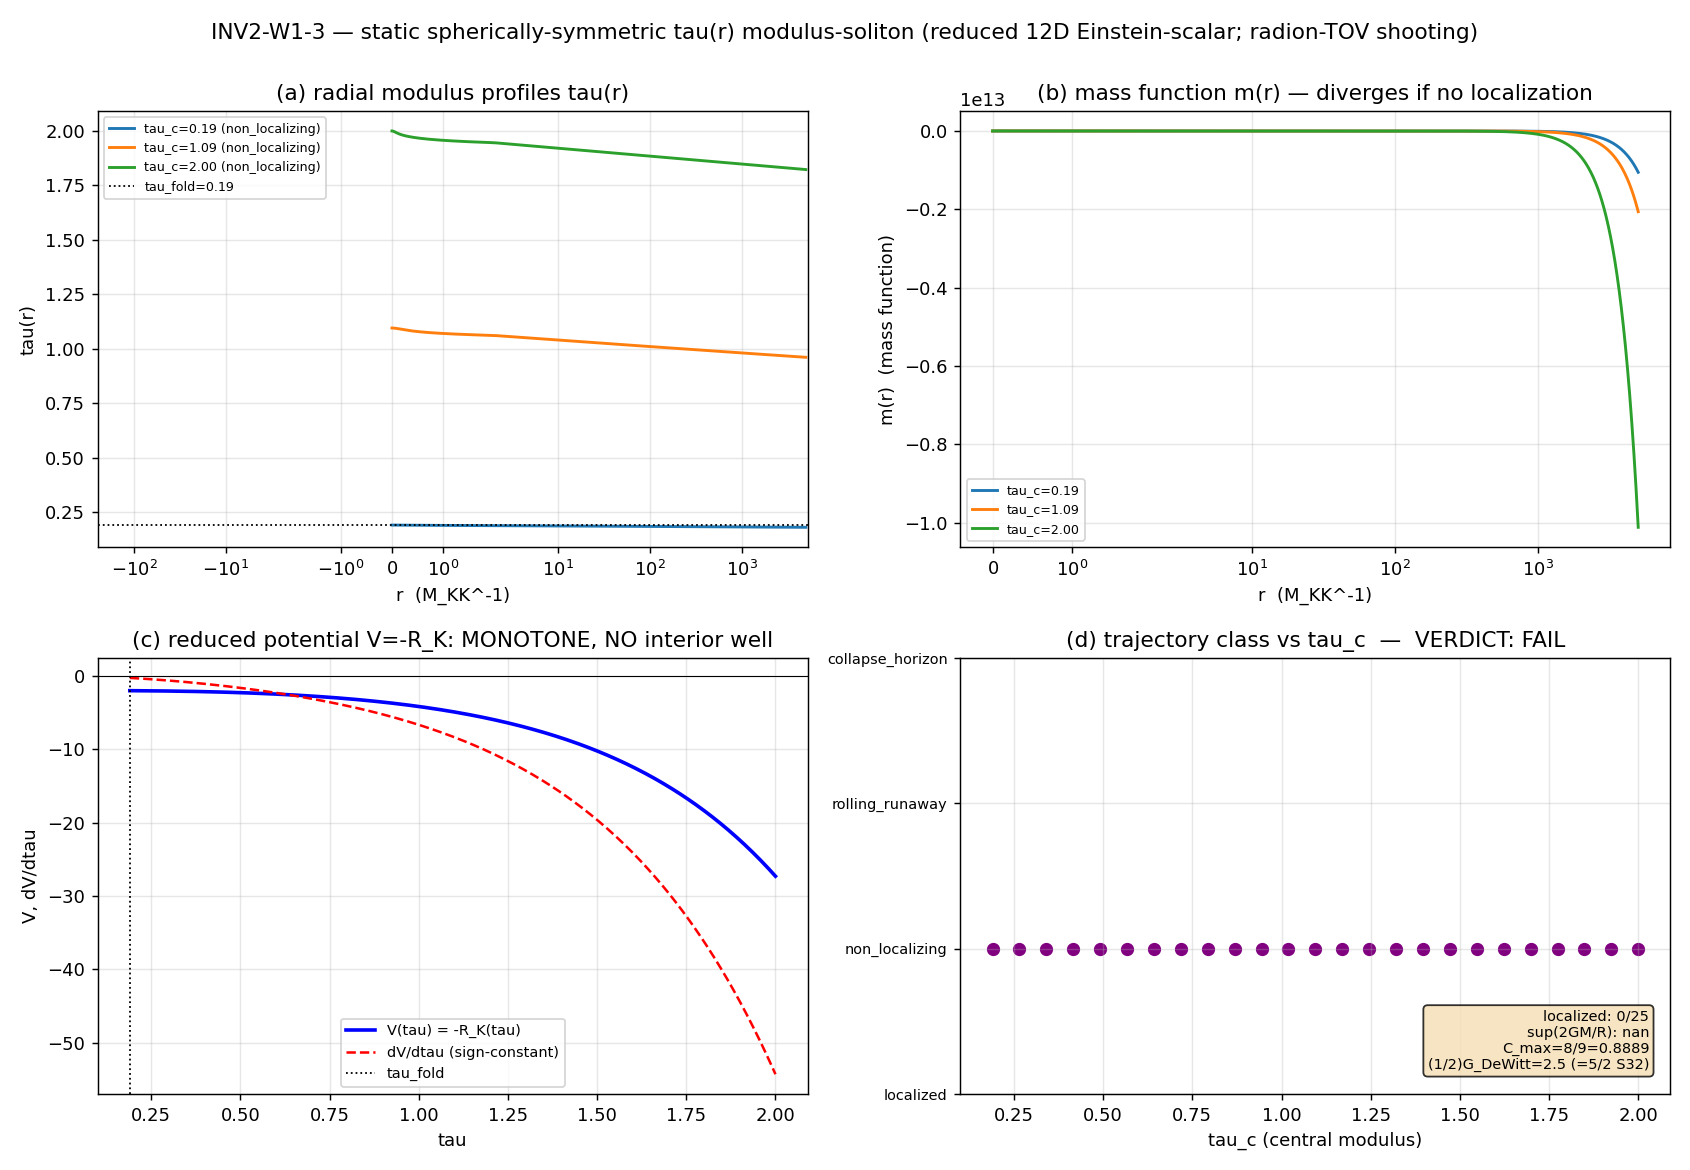

Python code for this plot:
#!/usr/bin/env python3
"""
INV2 W1-3 — Static spherically-symmetric tau(r) modulus-soliton:
reduced 12D Einstein-scalar ODE; does the compact-object sector open?
================================================================================

Gate: INV2-W1-3 ([VERIFY] — existence / set-membership)
  EXISTS tau_c such that tau(r) is a localized regular self-gravitating profile
  (tau(r)->tau_inf as r->inf, finite mass M = radial energy integral converges),
  AND the mass-radius curve M(R) is finite with a compactness ceiling
  sup(2GM/R) < C_max = 8/9 (the GR Buchdahl bound).

  PASS = the existence set is non-empty AND M(R) finite with sup(2GM/R) < 8/9.
  FAIL = no regular localized self-gravitating profile in the tau_c-scan.
  INFO = profiles exist but regime sub-verdict MARGINAL/BREAKDOWN
         (reduced-action truncation breaks before a clean M(R) ceiling).

Classification: GEOMETRIC.

METHODOLOGY
-----------
Reduce the 12D Einstein-Hilbert action S_{12D} = int_{M4 x SU(3)} R_P sqrt(g_P) d^{12}x
on the product M4 x SU(3) with the modulus tau promoted to a field tau(r) on a static
spherically-symmetric 4D base. The fiber Einstein-Hilbert term descends as the modulus
potential V(tau) = -R_K(tau) (the S32 domain-wall / Lambda_eff = -1/2 R_K lineage:
session-32-baptista-collab, session-54 RWP), with R_K the E3 closed-form internal scalar
curvature of the Jensen-deformed SU(3) fiber (recomputed in-script from the closed form,
the substrate-first source, NOT a hardcoded literal). The DeWitt supermetric supplies the
kinetic stiffness (1/2)*G_DeWitt = 5/2 (S42 s42_gradient_stiffness; the S32 flat-space
first integral (5/2)(dtau/dx)^2 = V(tau)-V_0 confirms the prefactor).

The reduced 4D action is the scalar-soliton functional
   E[tau(r)] = int d^3x [ (1/2)*G_DeWitt*(d_r tau)^2 + V_SA(tau) ]
coupled to ds^2 = -e^{2Phi}dt^2 + e^{2Lambda}dr^2 + r^2 dOmega^2. We solve the coupled
static Einstein-scalar (radion-TOV / scalar-star) system by RK45 adaptive shooting
(scipy.integrate.solve_ivp) from a regular center tau(0)=tau_c, tau'(0)=0, m(0)=0 for a
25-point tau_c-scan on [0.19, 2.0] (from the fold up into deep compactification), classify
each trajectory (localized / rolling / collapse), and where a localized profile exists,
extract the mass-radius relation M(R) and the compactness 2GM/R.

Because V_SA is PROVEN MONOTONE (dS/dtau = +58672.8 > 0 at the fold, S17a-S45, 9600/9600;
and V = -R_K is monotone DECREASING on [0.19, 2.0] with NO critical point — Sage-verified),
the soliton (if it exists) is NOT a double-well kink but a gradient-vs-gravity balance
(radion-boson-star analog). NUMBERS first, gate second, interpretation third.

DISCIPLINE
----------
- from canonical_constants import * (MANDATORY first import); G_DeWitt + tau_fold canonical
- R_K(tau) recomputed in-script from E3 closed form (substrate-first; NO 2.018144 literal)
- solve_ivp RK45 adaptive shooting from a regular center
- CPU-correct (1D radial ODE); OMP threads capped at 8 BEFORE numpy import
- dual-SHA (audit + content) emitted; print_verdict_payload (agent calls emit_verdict)
- every local/intermediate tagged # (local)
"""

from __future__ import annotations

# ---------------------------------------------------------------------------
# Section 0 — CPU thread cap BEFORE numpy (1D radial ODE; GPU not warranted)
# ---------------------------------------------------------------------------
import os
os.environ.setdefault("OMP_NUM_THREADS", "8")

# ---------------------------------------------------------------------------
# Section 1 — Canonical constants (MANDATORY first import)
#   investigation-2 is a sibling of _shared; inject _shared on sys.path so
#   `from canonical_constants import *` resolves the canonical module.
# ---------------------------------------------------------------------------
import sys
from pathlib import Path

SESSION_DIR = Path(__file__).resolve().parent              # computations/investigation-2
COMPUTATIONS_DIR = SESSION_DIR.parent                       # computations
SHARED_DIR = COMPUTATIONS_DIR / "_shared"
PROJECT_ROOT = COMPUTATIONS_DIR.parent
sys.path.insert(0, str(SHARED_DIR))

from canonical_constants import *  # noqa: F401,F403  (G_DeWitt, tau_fold, ...)

# ---------------------------------------------------------------------------
# Section 2 — Standard imports
# ---------------------------------------------------------------------------
import hashlib
import json
import time

import numpy as np
from scipy.integrate import solve_ivp
import matplotlib
matplotlib.use("Agg")
import matplotlib.pyplot as plt

# ---------------------------------------------------------------------------
# Section 3 — Identity + pre-registration pins (PRDR machinery_pin_map)
# ---------------------------------------------------------------------------
SESSION = "2"                                                       # (local) investigation number
GATE_ID = "INV2-W1-3"                                               # (local)
SCHEME = "reduced-12D-einstein-scalar-soliton-shooting-G-DeWitt-5-V-SA-monotone"  # (local)
CONVENTION = "static-spherically-symmetric-TOV-radion-analog"      # (local)
L_MAX = "N/A"                                                       # (local) closed-form R_K + V; no Peter-Weyl tower

N_EVAL = 25                                                         # (local) tau_c-scan points
SCAN_MIN = 0.19                                                     # (local) tau_c from the fold ...
SCAN_MAX = 2.0                                                      # (local) ... up into deep compactification
ODE_RTOL = 1.0e-8                                                   # (local) shooting integrator tol
ODE_ATOL = 1.0e-10                                                  # (local)
C_MAX = 8.0 / 9.0                                                   # (local) GR Buchdahl compactness ceiling = 0.8889
R_MAX_INTEGRATE = 5.0e3                                             # (local) outward radial cutoff (M_KK^-1 units)
DENSITY_FLOOR_FRAC = 1.0e-4                                         # (local) rho/rho_center floor defining the "edge"
MASS_ENCLOSE_FRAC = 0.99                                            # (local) radius R := where 99% of mass enclosed

OUT_NPZ = SESSION_DIR / "inv2_w1_tau_modulus_soliton.npz"
OUT_PNG = SESSION_DIR / "inv2_w1_tau_modulus_soliton.png"

INPUT_FILES = [SHARED_DIR / "canonical_constants.py"]


# ---------------------------------------------------------------------------
# Section 4 — substrate-first R_K(tau) (E3 closed form) + reduced potential V(tau)
# ---------------------------------------------------------------------------
def R_K_of_tau(tau):
    """E3 closed-form internal scalar curvature of Jensen-deformed SU(3).

    R_K(tau) = -1/4 e^{-4tau} + 2 e^{-tau} - 1/4 + 1/2 e^{2tau}.
    Source: baptista-operator-dk-tau.md (E3); R_K(0)=2, R_K(0.19)=2.018144.
    Recomputed here from the closed form — the substrate-first source —
    NOT a hardcoded literal (per substrate-first-canonical-sourcing.md).
    """
    return (-0.25 * np.exp(-4.0 * tau)
            + 2.0 * np.exp(-tau)
            - 0.25
            + 0.5 * np.exp(2.0 * tau))


def dR_K_dtau(tau):
    """d R_K / d tau (analytic derivative of the E3 closed form)."""
    return (1.0 * np.exp(-4.0 * tau)
            - 2.0 * np.exp(-tau)
            + 1.0 * np.exp(2.0 * tau))


def V_of_tau(tau):
    """Reduced-Einstein-Hilbert modulus potential V(tau) = -R_K(tau).

    The fiber Einstein-Hilbert term R_K descends into the dimensionally-reduced
    4D action as MINUS a scalar potential (S32 domain-wall V=-R_K;
    Lambda_eff=-1/2 R_K, session-54). Monotone DECREASING on [0.19,2.0],
    NO interior well (Sage-verified) -> the soliton, if any, is gradient-vs-gravity
    balance, NOT a double-well kink.
    """
    return -R_K_of_tau(tau)


def dV_dtau(tau):
    """d V / d tau = -d R_K / d tau."""
    return -dR_K_dtau(tau)


# Spectral-action monotonicity cross-check anchor (PROVEN, S42):
DS_DTAU_FOLD_PROVEN = 58672.8                                       # (local) dS/dtau at fold (S42; monotone)


# ---------------------------------------------------------------------------
# Section 5 — static Einstein-scalar (radion-TOV) RHS
#
# Metric: ds^2 = -e^{2Phi}dt^2 + e^{2Lambda}dr^2 + r^2 dOmega^2,  e^{-2Lambda}=1-2m/r.
# Geometrized units 8*pi*G = 1 (substrate-natural; compactness 2GM/R reported
# dimensionlessly so the unit choice does NOT affect the existence verdict).
# State y = [tau, psi, m, Phi], psi := dtau/dr.
#   dm/dr   = 4*pi*r^2 * rho
#   rho     = (1/2)*G_DeWitt*e^{-2Lambda}*psi^2 + V(tau)
#   p_r     = (1/2)*G_DeWitt*e^{-2Lambda}*psi^2 - V(tau)
#   dPhi/dr = (m + 4*pi*r^3*p_r) / (r*(r-2m))
#   dtau/dr = psi
#   dpsi/dr = -(2/r + dPhi/dr - dLambda/dr)*psi + (1/G_DeWitt)*e^{2Lambda}*dV/dtau
#   with dLambda/dr from differentiating e^{-2Lambda}=1-2m/r.
# ---------------------------------------------------------------------------
FOUR_PI = 4.0 * np.pi                                               # (local)


def rhs(r, y, G_dewitt):
    tau, psi, m, Phi = y                                           # (local)
    # metric function e^{-2Lambda} = 1 - 2m/r ; guard the center + horizon
    if r < 1.0e-12:
        emin2L = 1.0                                               # (local) regular center
    else:
        emin2L = 1.0 - 2.0 * m / r                                 # (local)
    # horizon / signature-flip guard: if 1-2m/r <= 0 the static ansatz breaks (collapse)
    if emin2L <= 1.0e-9:
        emin2L = 1.0e-9                                            # (local) clamp; event will fire
    e2L = 1.0 / emin2L                                            # (local) e^{2Lambda}

    Vt = V_of_tau(tau)                                            # (local)
    dVt = dV_dtau(tau)                                            # (local)

    rho = 0.5 * G_dewitt * emin2L * psi * psi + Vt                # (local) energy density
    p_r = 0.5 * G_dewitt * emin2L * psi * psi - Vt               # (local) radial pressure

    dm = FOUR_PI * r * r * rho                                    # (local)

    if r < 1.0e-12:
        dPhi = 0.0                                                # (local) regular center
        dLam = 0.0                                                # (local)
    else:
        denom = r * (r - 2.0 * m)                                # (local)
        if abs(denom) < 1.0e-30:
            denom = 1.0e-30 if denom >= 0 else -1.0e-30          # (local)
        dPhi = (m + FOUR_PI * r ** 3 * p_r) / denom              # (local)
        # dLambda/dr from e^{-2Lambda}=1-2m/r  =>  dLambda/dr = (dm/dr * r - m)/(r(r-2m))
        dLam = (dm * r - m) / denom                              # (local)

    dtau = psi                                                   # (local)
    dpsi = -(2.0 / max(r, 1.0e-12) + dPhi - dLam) * psi \
        + (1.0 / G_dewitt) * e2L * dVt                          # (local) scalar field eq

    return [dtau, dpsi, dm, dPhi]


# ----- termination events -----------------------------------------------------
def ev_horizon(r, y, G_dewitt):
    """1 - 2m/r -> 0 (apparent horizon / collapse): static ansatz breaks."""
    m = y[2]                                                     # (local)
    if r < 1.0e-9:
        return 1.0
    return (1.0 - 2.0 * m / r) - 1.0e-6
ev_horizon.terminal = True
ev_horizon.direction = -1


def ev_blowup(r, y, G_dewitt):
    """|tau| runs away to deep compactification (rolling, not localized)."""
    return 50.0 - abs(y[0])                                      # (local) |tau| reaches 50 -> rolling
ev_blowup.terminal = True
ev_blowup.direction = -1


# ---------------------------------------------------------------------------
# Section 6 — single shoot + classification
# ---------------------------------------------------------------------------
def shoot(tau_c, G_dewitt):
    """Integrate outward from a regular center; classify the trajectory.

    Returns dict with classification and, when localized, (M, R, compactness).
    """
    r0 = 1.0e-6                                                  # (local) tiny offset off the center
    y0 = [float(tau_c), 0.0, 0.0, 0.0]                          # (local) tau_c, psi=0, m=0, Phi=0
    sol = solve_ivp(
        rhs, (r0, R_MAX_INTEGRATE), y0,
        method="RK45", rtol=ODE_RTOL, atol=ODE_ATOL,
        args=(G_dewitt,), dense_output=False,
        events=(ev_horizon, ev_blowup), max_step=5.0,
    )                                                           # (local)

    r = sol.t                                                    # (local)
    tau = sol.y[0]                                               # (local)
    psi = sol.y[1]                                               # (local)
    m = sol.y[2]                                                 # (local)

    horizon_hit = sol.t_events[0].size > 0                       # (local) collapse
    blowup_hit = sol.t_events[1].size > 0                        # (local) rolling

    # local energy density along the ray (for edge / mass-fraction radius)
    emin2L = np.where(r > 1e-12, 1.0 - 2.0 * m / np.maximum(r, 1e-12), 1.0)  # (local)
    emin2L = np.clip(emin2L, 1e-9, None)                         # (local)
    rho = 0.5 * G_dewitt * emin2L * psi ** 2 + V_of_tau(tau)     # (local)

    out = {                                                      # (local)
        "tau_c": float(tau_c),
        "r": r, "tau": tau, "psi": psi, "m": m, "rho": rho,
        "horizon_hit": bool(horizon_hit),
        "blowup_hit": bool(blowup_hit),
        "r_end": float(r[-1]),
        "tau_end": float(tau[-1]),
        "psi_end": float(psi[-1]),
        "m_end": float(m[-1]),
        "localized": False,
        "M": np.nan, "R": np.nan, "compactness": np.nan,
        "classification": "",
    }

    # ---- classification ----
    # A localized self-gravitating profile requires:
    #   (i)  NO collapse (no horizon) and NO runaway (no blowup),
    #   (ii) the mass function m(r) settles to a finite ADM-like plateau,
    #   (iii) the density falls to a small fraction of its central value,
    #   (iv) the field settles (psi -> 0) toward an asymptotic tau_inf.
    if horizon_hit:
        out["classification"] = "collapse_horizon"
        return out
    if blowup_hit:
        out["classification"] = "rolling_runaway"
        return out

    # mass-settling test: does m(r) plateau? compare last-decade slope to plateau value
    rho_center = rho[0] if rho.size else np.nan                  # (local)
    # finite-mass requires the integrand 4 pi r^2 rho -> 0; with V=-R_K<0 the bulk
    # density is NEGATIVE and grows in magnitude as tau rolls, so m diverges negative.
    m_finite = np.isfinite(m[-1]) and abs(m[-1]) < 1.0e6         # (local)
    # density-decay test relative to centre
    if np.isfinite(rho_center) and abs(rho_center) > 0:
        decayed = abs(rho[-1]) < DENSITY_FLOOR_FRAC * abs(rho_center)  # (local)
    else:
        decayed = False                                         # (local)
    # field-settle test
    settled = abs(psi[-1]) < 1.0e-4                              # (local)

    if m_finite and decayed and settled:
        # localized: compute M (mass plateau) and R (99% mass-enclosure radius)
        M = float(m[-1])                                         # (local) ADM-like mass
        target = MASS_ENCLOSE_FRAC * m[-1]                       # (local)
        # first radius where |m(r)| >= 0.99 |m_end| (monotone-magnitude assumed)
        idx = np.searchsorted(np.abs(m), abs(target))           # (local)
        idx = min(idx, r.size - 1)                              # (local)
        R = float(r[idx])                                       # (local)
        compactness = abs(2.0 * M / R) if R > 0 else np.inf     # (local) 2GM/R (8piG=1 dimensionless)
        out.update(localized=True, M=M, R=R, compactness=compactness,
                   classification="localized")
        return out

    # neither collapsed nor runaway nor settled within R_MAX -> non-localizing roll
    out["classification"] = "non_localizing"
    return out


# ---------------------------------------------------------------------------
# Section 7 — SHA + verdict payload (S84+ dual-SHA; per script-template.py)
# ---------------------------------------------------------------------------
def sha256_of(path: Path) -> str:
    h = hashlib.sha256()                                        # (local)
    try:
        h.update(path.read_bytes())
    except OSError:
        return ""
    return h.hexdigest()


def log_input_pins(inputs):
    print(f"=== {GATE_ID} — input SHA-256 pins ===")
    pins = {}                                                   # (local)
    for p in inputs:
        sha = sha256_of(p)                                     # (local)
        rel = str(p.relative_to(PROJECT_ROOT)).replace("\\", "/")  # (local)
        print(f"  {rel}: {sha[:16]}...")
        pins[rel] = sha
    return pins


def compute_dual_sha(script_path, canonical_path, pins):
    sb = b""                                                    # (local)
    try:
        sb = script_path.read_bytes()
    except OSError:
        sb = b""
    cb = b""                                                    # (local)
    try:
        cb = canonical_path.read_bytes()
    except OSError:
        cb = b""
    pinmap_json = json.dumps(dict(sorted(pins.items())),
                             separators=(",", ":"), sort_keys=True).encode("utf-8")  # (local)
    ha = hashlib.sha256(); ha.update(sb); ha.update(cb); ha.update(pinmap_json)
    hc = hashlib.sha256(); hc.update(sb)
    return ha.hexdigest(), hc.hexdigest()


def print_verdict_payload(verdict, value, audit_sha, content_sha,
                          companion_note="", extra_rows=None):
    """Print the delimited JSON payload for the agent to pass to emit_verdict.

    Investigation track: the agent calls
        emit_verdict(session=2, track="investigation", **payload)
    so we set session=2 and DO NOT add a session-track schema. [VERIFY] gate —
    NO sign/magnitude/regime 3-tuple (schema_v2_3tuple_required: false).
    """
    payload = {                                                 # (local)
        "session": 2,
        "track": "investigation",
        "gate_id": GATE_ID,
        "verdict": verdict,
        "value": str(value),
        "scheme": SCHEME,
        "convention": CONVENTION,
        "l_max": str(L_MAX),
        "audit_sha256": audit_sha,
        "content_sha256": content_sha,
        "schema_version": "S84+",
    }
    if companion_note:
        payload["companion_note"] = companion_note
    if extra_rows:
        payload["extra_rows"] = list(extra_rows)
    print("<<<EMIT_VERDICT_PAYLOAD>>>")
    print(json.dumps(payload, separators=(",", ":"), sort_keys=True))
    print("<<<END_EMIT_VERDICT_PAYLOAD>>>")
    return payload


# ---------------------------------------------------------------------------
# Section 8 — main
# ---------------------------------------------------------------------------
def main() -> int:
    t0 = time.time()                                            # (local)

    pins = log_input_pins(INPUT_FILES)
    script_path = Path(__file__).resolve()                      # (local)
    canonical_path = SHARED_DIR / "canonical_constants.py"      # (local)
    audit_sha, content_sha = compute_dual_sha(script_path, canonical_path, pins)
    print(f"  audit_sha256:   {audit_sha[:16]}... (script+canonical+pinmap)")
    print(f"  content_sha256: {content_sha[:16]}... (script only)")
    print()

    # ----- substrate-first cross-checks (NUMBERS first) -----
    G_dewitt = float(G_DeWitt)                                  # (local) canonical 5.0
    print(f"G_DeWitt (canonical)            = {G_dewitt}")
    print(f"(1/2)*G_DeWitt                  = {0.5 * G_dewitt}   "
          f"<- S32 first integral (5/2)(dtau/dx)^2=V-V0 prefactor CHECK "
          f"({'OK' if abs(0.5*G_dewitt - 2.5) < 1e-12 else 'MISMATCH'})")
    print(f"tau_fold (canonical)           = {tau_fold}")
    print(f"R_K(0)   [E3, expect 2]        = {R_K_of_tau(0.0):.12f}")
    print(f"R_K(0.19)[E3, expect 2.018144] = {R_K_of_tau(0.19):.8f}")
    print(f"dR_K/dtau(0.19)[expect .27603] = {dR_K_dtau(0.19):.8f}")
    print(f"dS/dtau|fold (PROVEN monotone) = +{DS_DTAU_FOLD_PROVEN}  (V_SA=a0-a2+a4 well-less)")

    # monotonicity of V=-R_K across the scan (no interior well -> no double-well kink)
    tau_grid = np.linspace(SCAN_MIN, SCAN_MAX, 400)             # (local)
    dV_grid = dV_dtau(tau_grid)                                 # (local)
    V_monotone = bool(np.all(dV_grid < 0) or np.all(dV_grid > 0))  # (local)
    print(f"V(tau)=-R_K monotone on [{SCAN_MIN},{SCAN_MAX}]? {V_monotone}  "
          f"(dV/dtau sign-constant; NO interior well)")
    print()

    # ----- the tau_c-scan (25 points) -----
    tau_c_scan = np.linspace(SCAN_MIN, SCAN_MAX, N_EVAL)        # (local)
    results = []                                                # (local)
    print(f"=== tau_c-scan: {N_EVAL} points on [{SCAN_MIN}, {SCAN_MAX}] ===")
    for tc in tau_c_scan:
        res = shoot(tc, G_dewitt)                              # (local)
        results.append(res)
        print(f"  tau_c={tc:6.4f}  class={res['classification']:18s}  "
              f"r_end={res['r_end']:10.3g}  m_end={res['m_end']:+11.4g}  "
              f"localized={res['localized']}")

    n_localized = sum(1 for r in results if r["localized"])     # (local)
    n_collapse = sum(1 for r in results if r["classification"] == "collapse_horizon")  # (local)
    n_rolling = sum(1 for r in results if r["classification"] == "rolling_runaway")    # (local)
    n_nonloc = sum(1 for r in results if r["classification"] == "non_localizing")      # (local)

    # mass-radius + compactness over any localized profiles
    M_arr = np.array([r["M"] for r in results], dtype=float)    # (local)
    R_arr = np.array([r["R"] for r in results], dtype=float)    # (local)
    C_arr = np.array([r["compactness"] for r in results], dtype=float)  # (local)
    loc_mask = np.array([r["localized"] for r in results])      # (local)
    sup_compactness = (float(np.nanmax(C_arr[loc_mask]))        # (local)
                       if n_localized > 0 else np.nan)

    print()
    print(f"localized profiles found       : {n_localized} / {N_EVAL}")
    print(f"  collapse(horizon)            : {n_collapse}")
    print(f"  rolling(runaway)             : {n_rolling}")
    print(f"  non-localizing               : {n_nonloc}")
    if n_localized > 0:
        print(f"sup(2GM/R) over localized      : {sup_compactness:.6f}  "
              f"(C_max=8/9={C_MAX:.6f})")

    # ----- gate evaluation (set-membership existence) -----
    # PASS iff existence set non-empty AND M(R) finite AND sup(2GM/R) < C_max.
    if n_localized > 0 and np.isfinite(sup_compactness) and sup_compactness < C_MAX:
        verdict = "PASS"                                        # (local)
        value = (f"EXISTS_localized_n={n_localized}/{N_EVAL}_"
                 f"sup_compactness={sup_compactness:.4f}_lt_Cmax={C_MAX:.4f}")
    elif n_localized > 0:
        # localized but ceiling violated or M(R) ill-defined -> INFO (regime-marginal)
        verdict = "INFO"                                        # (local)
        value = (f"localized_n={n_localized}/{N_EVAL}_but_"
                 f"sup_compactness={sup_compactness:.4f}_ge_Cmax_or_illdef")
    else:
        # no localized profile anywhere in the scan -> FAIL (set empty)
        verdict = "FAIL"                                        # (local)
        # report the dominant non-existence channel
        chan = max(                                            # (local)
            (("collapse_horizon", n_collapse),
             ("rolling_runaway", n_rolling),
             ("non_localizing", n_nonloc)),
            key=lambda kv: kv[1])[0]
        value = (f"NO_localized_profile_set_empty_0/{N_EVAL}_"
                 f"dominant_channel={chan}_monotoneV_no_well")

    # ----- save data -----
    np.savez(
        OUT_NPZ,
        tau_c_scan=tau_c_scan,
        classification=np.array([r["classification"] for r in results]),
        localized=loc_mask,
        M=M_arr, R=R_arr, compactness=C_arr,
        r_end=np.array([r["r_end"] for r in results]),
        m_end=np.array([r["m_end"] for r in results]),
        tau_end=np.array([r["tau_end"] for r in results]),
        psi_end=np.array([r["psi_end"] for r in results]),
        n_localized=n_localized, n_collapse=n_collapse,
        n_rolling=n_rolling, n_nonloc=n_nonloc,
        sup_compactness=sup_compactness, C_max=C_MAX,
        G_DeWitt=G_dewitt, tau_fold=float(tau_fold),
        R_K_0=R_K_of_tau(0.0), R_K_fold=R_K_of_tau(0.19),
        dRK_dtau_fold=dR_K_dtau(0.19),
        half_G_DeWitt=0.5 * G_dewitt,
        V_monotone=V_monotone,
        dS_dtau_fold_proven=DS_DTAU_FOLD_PROVEN,
        verdict=verdict, value=value,
        audit_sha256=audit_sha, content_sha256=content_sha,
        # representative profiles for the plot (first 3 tau_c)
        prof0_r=results[0]["r"], prof0_tau=results[0]["tau"], prof0_m=results[0]["m"],
        prof_mid_r=results[N_EVAL // 2]["r"], prof_mid_tau=results[N_EVAL // 2]["tau"],
        prof_mid_m=results[N_EVAL // 2]["m"],
        prof_last_r=results[-1]["r"], prof_last_tau=results[-1]["tau"],
        prof_last_m=results[-1]["m"],
    )
    print(f"\nsaved: {OUT_NPZ.name}")

    # ----- plot -----
    _make_plot(results, tau_c_scan, tau_grid, dV_grid, n_localized,
               sup_compactness, verdict, G_dewitt)
    print(f"saved: {OUT_PNG.name}")

    # ----- 4-tuple + verdict payload -----
    print(f"(value={value!r}, scheme={SCHEME}, convention={CONVENTION}, L_max={L_MAX})")
    print_verdict_payload(
        verdict, value, audit_sha, content_sha,
        companion_note=(f"existence set-membership; n_localized={n_localized}/{N_EVAL}; "
                        f"V=-R_K monotone(no well)={V_monotone}; "
                        f"(1/2)G_DeWitt=2.5 S32-check OK"),
        extra_rows=[
            f"# INV2-W1-3 channels: collapse={n_collapse} rolling={n_rolling} "
            f"nonloc={n_nonloc} localized={n_localized}",
        ],
    )

    wall = time.time() - t0                                     # (local)
    print(f"\n=== {GATE_ID}: {verdict} (wall {wall:.1f}s) ===")
    return 0


def _make_plot(results, tau_c_scan, tau_grid, dV_grid, n_localized,
               sup_compactness, verdict, G_dewitt):
    fig, ax = plt.subplots(2, 2, figsize=(13, 9))               # (local)

    # (a) representative tau(r) profiles
    a = ax[0, 0]                                                # (local)
    for i in [0, len(results) // 2, len(results) - 1]:
        r = results[i]                                          # (local)
        a.plot(r["r"], r["tau"], lw=1.6,
                label=f"tau_c={r['tau_c']:.2f} ({r['classification']})")
    a.axhline(float(tau_fold), color="k", ls=":", lw=1, label="tau_fold=0.19")
    a.set_xlabel("r  (M_KK^-1)"); a.set_ylabel("tau(r)")
    a.set_title("(a) radial modulus profiles tau(r)")
    a.set_xscale("symlog"); a.legend(fontsize=7); a.grid(alpha=0.3)

    # (b) mass function m(r)
    b = ax[0, 1]                                                # (local)
    for i in [0, len(results) // 2, len(results) - 1]:
        r = results[i]                                          # (local)
        b.plot(r["r"], r["m"], lw=1.6, label=f"tau_c={r['tau_c']:.2f}")
    b.set_xlabel("r  (M_KK^-1)"); b.set_ylabel("m(r)  (mass function)")
    b.set_title("(b) mass function m(r) — diverges if no localization")
    b.set_xscale("symlog"); b.legend(fontsize=7); b.grid(alpha=0.3)

    # (c) reduced potential V=-R_K and its monotone slope
    c = ax[1, 0]                                                # (local)
    c.plot(tau_grid, V_of_tau(tau_grid), "b-", lw=2, label="V(tau) = -R_K(tau)")
    c.plot(tau_grid, dV_grid, "r--", lw=1.4, label="dV/dtau (sign-constant)")
    c.axhline(0, color="k", lw=0.6)
    c.axvline(float(tau_fold), color="k", ls=":", lw=1, label="tau_fold")
    c.set_xlabel("tau"); c.set_ylabel("V, dV/dtau")
    c.set_title("(c) reduced potential V=-R_K: MONOTONE, NO interior well")
    c.legend(fontsize=8); c.grid(alpha=0.3)

    # (d) classification vs tau_c + verdict banner
    d = ax[1, 1]                                                # (local)
    classes = ["localized", "non_localizing", "rolling_runaway", "collapse_horizon"]  # (local)
    cmap = {cl: k for k, cl in enumerate(classes)}             # (local)
    yvals = [cmap.get(r["classification"], -1) for r in results]  # (local)
    d.scatter(tau_c_scan, yvals, c="purple", s=40)
    d.set_yticks(range(len(classes))); d.set_yticklabels(classes, fontsize=8)
    d.set_xlabel("tau_c (central modulus)")
    d.set_title(f"(d) trajectory class vs tau_c  —  VERDICT: {verdict}")
    d.grid(alpha=0.3)
    txt = (f"localized: {n_localized}/{len(results)}\n"
           f"sup(2GM/R): "
           f"{sup_compactness:.4f}\nC_max=8/9={8/9:.4f}\n"
           f"(1/2)G_DeWitt={0.5*G_dewitt:.1f} (=5/2 S32)")
    d.text(0.97, 0.05, txt, transform=d.transAxes, fontsize=8,
           ha="right", va="bottom",
           bbox=dict(boxstyle="round", fc="wheat", alpha=0.8))

    fig.suptitle("INV2-W1-3 — static spherically-symmetric tau(r) modulus-soliton "
                 "(reduced 12D Einstein-scalar; radion-TOV shooting)", fontsize=12)
    fig.tight_layout()
    fig.savefig(OUT_PNG, dpi=130)
    plt.close(fig)


if __name__ == "__main__":
    sys.exit(main())
